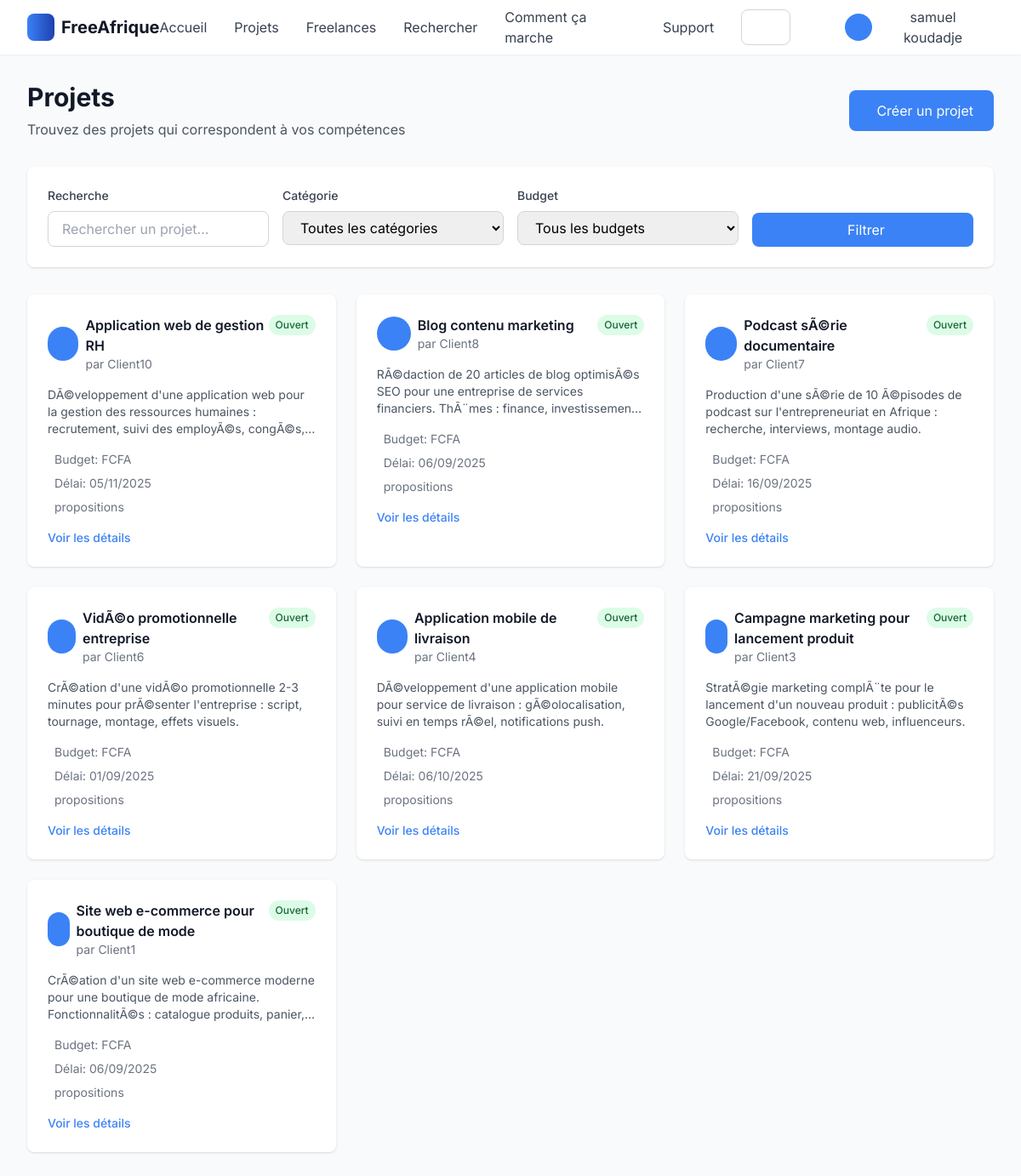
Page /projects/ (signed in) on the committed database.
### main/models.py (models this page shows, shortened)
class Project(models.Model):
    STATUS_CHOICES = [
        ('open', 'Ouvert'),
        ('in_progress', 'En cours'),
        ('completed', 'Terminé'),
        ('cancelled', 'Annulé'),
        ('paused', 'En pause'),
    ]
    BUDGET_TYPE_CHOICES = [
        ('fixed', 'Budget fixe'),
        ('hourly', 'Taux horaire'),
        ('negotiable', 'Négociable'),
    ]
    title = models.CharField(max_length=200, verbose_name="Titre")
    description = models.TextField(verbose_name="Description")
    category = models.ForeignKey(Category, on_delete=models.CASCADE, verbose_name="Catégorie")
    client = models.ForeignKey(Client, on_delete=models.CASCADE, verbose_name="Client")
    budget_min = models.DecimalField(max_digits=10, decimal_places=2, verbose_name="Budget minimum (€)")
    budget_max = models.DecimalField(max_digits=10, decimal_places=2, verbose_name="Budget maximum (€)")
    budget_type = models.CharField(max_length=20, choices=BUDGET_TYPE_CHOICES, default='fixed', verbose_name="Type de budget")
    deadline = models.DateField(verbose_name="Date limite")
    required_skills = models.JSONField(default=list, verbose_name="Compétences requises")
    attachments = models.JSONField(default=list, verbose_name="Pièces jointes")
    additional_info = models.TextField(blank=True, verbose_name="Informations supplémentaires")
    status = models.CharField(max_length=20, choices=STATUS_CHOICES, default='open', verbose_name="Statut")
    is_featured = models.BooleanField(default=False, verbose_name="Mise en avant")
    is_urgent = models.BooleanField(default=False, verbose_name="Urgent")
    views_count = models.IntegerField(default=0, verbose_name="Nombre de vues")
    proposals_count = models.IntegerField(default=0, verbose_name="Nombre de propositions")
    selected_freelancer = models.ForeignKey(Freelancer, on_delete=models.SET_NULL, null=True, blank=True, verbose_name="Freelance sélectionné")
    created_at = models.DateTimeField(auto_now_add=True)
    updated_at = models.DateTimeField(auto_now=True)
    class Meta:
        verbose_name = "Projet"
        verbose_name_plural = "Projets"
        ordering = ['-is_featured', '-created_at']

class Client(models.Model):
    user = models.OneToOneField(User, on_delete=models.CASCADE, verbose_name="Utilisateur")
    company_name = models.CharField(max_length=100, blank=True, verbose_name="Nom de l'entreprise")
    company_description = models.TextField(blank=True, verbose_name="Description de l'entreprise")
    profile_picture = models.ImageField(upload_to='clients/', null=True, blank=True, verbose_name="Photo de profil")
    location = models.CharField(max_length=100, blank=True, verbose_name="Localisation")
    website = models.URLField(blank=True, verbose_name="Site web")
    is_verified = models.BooleanField(default=False, verbose_name="Vérifié")
    total_projects = models.IntegerField(default=0, verbose_name="Total des projets")
    total_spent = models.DecimalField(max_digits=12, decimal_places=2, default=0.00, verbose_name="Total dépensé")
    created_at = models.DateTimeField(auto_now_add=True)
    updated_at = models.DateTimeField(auto_now=True)
    class Meta:
        verbose_name = "Client"
        verbose_name_plural = "Clients"

### main/views.py (the view)
# urls.py: path('projects/', views.projects_list, name='projects_list'),
@login_required
def projects_list(request):
    category_id = request.GET.get('category', '')
    budget_min = request.GET.get('budget_min', '')
    budget_max = request.GET.get('budget_max', '')
    skills = request.GET.getlist('skills', [])
    status = request.GET.get('status', 'open')
    sort_by = request.GET.get('sort', 'recent')
    projects = Project.objects.all()
    if status:
        projects = projects.filter(status=status)
    if category_id:
        projects = projects.filter(category_id=category_id)
    if budget_min:
        projects = projects.filter(budget_max__gte=float(budget_min))
    if budget_max:
        projects = projects.filter(budget_min__lte=float(budget_max))
    if skills:
        for skill in skills:
            projects = projects.filter(required_skills__contains=[skill])
    if sort_by == 'budget_high':
        projects = projects.order_by('-budget_max')
    elif sort_by == 'budget_low':
        projects = projects.order_by('budget_min')
    elif sort_by == 'deadline':
        projects = projects.order_by('deadline')
    elif sort_by == 'popular':
        projects = projects.order_by('-views_count', '-proposals_count')
    else:  # recent
        projects = projects.order_by('-created_at')
    paginator = Paginator(projects, 12)
    page = request.GET.get('page', 1)
    projects_page = paginator.get_page(page)
    stats = {
        'total_projects': Project.objects.count(),
        'open_projects': Project.objects.filter(status='open').count(),
        'total_budget': Project.objects.filter(status='open').aggregate(
            total=Coalesce(Sum('budget_max'), 0, output_field=models.DecimalField())
        )['total'],
        'avg_budget': Project.objects.filter(status='open').aggregate(
            avg=Coalesce(Avg('budget_max'), 0, output_field=models.DecimalField())
        )['avg'],
    }
    recommended_projects = []
    if request.user.is_authenticated:
        try:
            freelancer = Freelancer.objects.get(user=request.user)
            user_skills = freelancer.skills or []
            if user_skills:
                recommended_projects = Project.objects.filter(
                    status='open'
                ).exclude(
                    proposals__freelancer=freelancer
                ).order_by('-is_urgent', '-created_at')[:3]
        except Freelancer.DoesNotExist:
            pass
    context = {
        'projects': projects_page,
        'stats': stats,
        'recommended_projects': recommended_projects,
        'categories': Category.objects.all(),
        'skills': Skill.objects.filter(is_popular=True),
        'filters': {
            'category_id': category_id,
            'budget_min': budget_min,
            'budget_max': budget_max,
            'skills': skills,
            'status': status,
            'sort_by': sort_by,
        }
    }
    return render(request, 'projects_list.html', context)

### main/templates/projects_list.html (shortened to what this page needs)
{% extends 'base.html' %}
{% block content %}
<div class="min-h-screen bg-gray-50 py-8">
    <div class="max-w-7xl mx-auto px-4 sm:px-6 lg:px-8">
        <div class="mb-8">
            <div class="flex justify-between items-center">
                <div>
                    <h1 class="text-3xl font-bold text-gray-900">Projets</h1>
                    <p class="mt-2 text-gray-600">Trouvez des projets qui correspondent à vos compétences</p>
                </div>
                {% if user.client %}
                <a href="{% url 'create_project' %}" class="bg-primary text-white px-6 py-3 rounded-lg hover:bg-secondary transition-colors">
                    Créer un projet
                </a>
                {% endif %}
            </div>
        </div>
        <div class="bg-white rounded-lg shadow p-6 mb-8">
            <form method="GET" class="grid grid-cols-1 md:grid-cols-4 gap-4">
                <div>
                    <label class="block text-sm font-medium text-gray-700 mb-2">Recherche</label>
                    <input type="text" name="q" value="{{ request.GET.q }}"
                           class="w-full px-4 py-2 border border-gray-300 rounded-lg focus:outline-none focus:ring-2 focus:ring-primary focus:border-transparent"
                           placeholder="Rechercher un projet...">
                </div>
                <div>
                    <label class="block text-sm font-medium text-gray-700 mb-2">Catégorie</label>
                    <select name="category" class="w-full px-4 py-2 border border-gray-300 rounded-lg focus:outline-none focus:ring-2 focus:ring-primary focus:border-transparent">
                        <option value="">Toutes les catégories</option>
                    </select>
                </div>
                <div>
                    <label class="block text-sm font-medium text-gray-700 mb-2">Budget</label>
                    <select name="budget" class="w-full px-4 py-2 border border-gray-300 rounded-lg focus:outline-none focus:ring-2 focus:ring-primary focus:border-transparent">
                        <option value="">Tous les budgets</option>
                    </select>
                </div>
                <div class="flex items-end">
                    <button type="submit" class="w-full bg-primary text-white px-6 py-2 rounded-lg hover:bg-secondary transition-colors">
                        Filtrer
                    </button>
                </div>
            </form>
        </div>
        <div class="grid grid-cols-1 md:grid-cols-2 lg:grid-cols-3 gap-6">
            {% for project in projects %}
            <div class="bg-white rounded-lg shadow hover:shadow-lg transition-shadow">
                <div class="p-6">
                    <div class="flex justify-between items-start mb-4">
                        <div class="flex items-center space-x-2">
                            <div class="w-10 h-10 bg-primary rounded-full flex items-center justify-center">
                            </div>
                            <div>
                                <h3 class="font-semibold text-gray-900">{{ project.title }}</h3>
                                <p class="text-sm text-gray-500">par {{ project.client.user.first_name|default:project.client.user.username }}</p>
                            </div>
                        </div>
                        <span class="px-2 py-1 text-xs font-medium rounded-full
                                   {% if project.status == 'open' %}bg-green-100 text-green-800
                                   {% elif project.status == 'in_progress' %}bg-blue-100 text-blue-800
                                   {% else %}bg-gray-100 text-gray-800{% endif %}">
                            {{ project.get_status_display }}
                        </span>
                    </div>
                    <p class="text-gray-600 text-sm mb-4 line-clamp-3">{{ project.description|truncatewords:20 }}</p>
                    <div class="space-y-2 mb-4">
                        <div class="flex items-center text-sm text-gray-500">
                            <span>Budget: {{ project.budget }} FCFA</span>
                        </div>
                        <div class="flex items-center text-sm text-gray-500">
                            <span>Délai: {{ project.deadline|date:"d/m/Y" }}</span>
                        </div>
                        <div class="flex items-center text-sm text-gray-500">
                            <span>{{ project.proposals.count }} propositions</span>
                        </div>
                    </div>
                    <div class="flex justify-between items-center">
                        <a href="{% url 'project_detail' project.id %}" class="text-primary hover:text-secondary text-sm font-medium">
                            Voir les détails
                        </a>
                    </div>
                </div>
            </div>
            {% empty %}
            <div class="col-span-full text-center py-12">
                <i class="ri-folder-open-line text-6xl text-gray-400 mb-4"></i>
                <h3 class="text-lg font-medium text-gray-900 mb-2">Aucun projet trouvé</h3>
                <p class="text-gray-500">Essayez de modifier vos critères de recherche</p>
            </div>
            {% endfor %}
        </div>
    </div>
</div>
{% endblock %}

### templates/base.html (shortened to what this page needs)
{% load static %}
<!DOCTYPE html>
<html lang="fr">
<head>
    <script src="https://cdn.tailwindcss.com"></script>
    <link href="https://cdn.jsdelivr.net/npm/remixicon@3.5.0/fonts/remixicon.css" rel="stylesheet">
    <link rel="stylesheet" href="{% static 'style.css' %}">
</head>
<body class="bg-gray-50 font-['Inter']" x-data="{
    mobileMenuOpen: false,
    searchOpen: false,
    notificationsOpen: false,
    notifications: [],
    unreadCount: 0,
    searchQuery: '',
    searchSuggestions: []
}">
    <header class="bg-white shadow-sm sticky top-0 z-50">
        <div class="max-w-7xl mx-auto px-4 sm:px-6 lg:px-8">
            <div class="flex justify-between items-center h-16">
                <div class="flex items-center">
                    <a href="{% url 'home' %}" class="flex items-center space-x-2">
                        <div class="w-8 h-8 bg-gradient-to-r from-primary to-secondary rounded-lg flex items-center justify-center">
                        </div>
                        <span class="text-xl font-bold text-gray-900">FreeAfrique</span>
                    </a>
                </div>
                <nav class="hidden md:flex items-center space-x-8">
                    <a href="{% url 'home' %}" class="text-gray-700 hover:text-primary transition-colors">
                        Accueil
                    </a>
                    <a href="{% url 'projects_list' %}" class="text-gray-700 hover:text-primary transition-colors">
                        Projets
                    </a>
                    <a href="{% url 'freelancers_list' %}" class="text-gray-700 hover:text-primary transition-colors">
                        Freelances
                    </a>
                    <a href="{% url 'search' %}" class="text-gray-700 hover:text-primary transition-colors">
                        Rechercher
                    </a>
                    <a href="{% url 'how_it_works' %}" class="text-gray-700 hover:text-primary transition-colors">
                        Comment ça marche
                    </a>
                    <a href="{% url 'support_tickets' %}" class="text-gray-700 hover:text-primary transition-colors">
                        Support
                    </a>
                </nav>
                <div class="hidden md:flex items-center flex-1 max-w-md mx-8">
                    <div class="relative w-full">
                        <input
                            type="text"
                            placeholder="Rechercher projets, freelances..."
                            class="w-full pl-10 pr-4 py-2 border border-gray-300 rounded-lg focus:outline-none focus:ring-2 focus:ring-primary focus:border-transparent"
                            x-model="searchQuery"
                            @input="searchSuggestions = $event.target.value.length > 2 ? getSearchSuggestions($event.target.value) : []"
                        >
                    </div>
                </div>
                <div class="flex items-center space-x-4">
                    <div class="relative" x-data="{ open: false }">
                        <button
                            @click="open = !open; if(open) loadNotifications()"
                            class="relative p-2 text-gray-600 hover:text-primary transition-colors"
                        >
                        </button>
                    </div>
                    {% if user.is_authenticated %}
                        <div class="relative" x-data="{ open: false }">
                            <button
                                @click="open = !open"
                                class="flex items-center space-x-2 text-gray-700 hover:text-primary transition-colors"
                            >
                                {% if user.freelancer.profile_picture %}
                                    <img src="{{ user.freelancer.profile_picture.url }}" alt="Profile" class="w-8 h-8 rounded-full">
                                {% elif user.client.profile_picture %}
                                    <img src="{{ user.client.profile_picture.url }}" alt="Profile" class="w-8 h-8 rounded-full">
                                {% else %}
                                    <div class="w-8 h-8 bg-primary text-white rounded-full flex items-center justify-center">
                                    </div>
                                {% endif %}
                                <span class="hidden md:block">{{ user.get_full_name|default:user.username }}</span>
                            </button>
                        </div>
                    {% endif %}
                </div>
            </div>
        </div>
    </header>
    <main>
        {% block content %}{% endblock %}
    </main>
</body>
</html>

### static/style.css (style rules this page uses)
:root { --primary-color: #3b82f6; --secondary-color: #1e40af; --success-color: #10b981; --warning-color: #f59e0b; --danger-color: #ef4444; --dark-color: #1f2937; --light-color: #f9fafb; }
.mt-2 { margin-top: 0.5rem; }
.mb-2 { margin-bottom: 0.5rem; }
.mb-4 { margin-bottom: 1rem; }
.p-2 { padding: 0.5rem; }

### rows in the picture
Project: title "Application web de gestion RH", client.user.first_name "Client10", status "Ouvert", description "DÃ©veloppement d'une application web pour la gestion des ressources humaines : recrutement, suivi des employÃ©s,…", deadline "05/11/2025"
Project: title "Blog contenu marketing", client.user.first_name "Client8", status "Ouvert", description "RÃ©daction de 20 articles de blog optimisÃ©s SEO pour une entreprise de services financiers. ThÃ¨mes : finance,…", deadline "06/09/2025"
Project: title "Podcast sÃ©rie documentaire", client.user.first_name "Client7", status "Ouvert", description "Production d'une sÃ©rie de 10 Ã©pisodes de podcast sur l'entrepreneuriat en Afrique : recherche, interviews, montage audio.", deadline "16/09/2025"
Project: title "VidÃ©o promotionnelle entreprise", client.user.first_name "Client6", status "Ouvert", description "CrÃ©ation d'une vidÃ©o promotionnelle 2-3 minutes pour prÃ©senter l'entreprise : script, tournage, montage, effets visuels.", deadline "01/09/2025"
Project: title "Application mobile de livraison", client.user.first_name "Client4", status "Ouvert", description "DÃ©veloppement d'une application mobile pour service de livraison : gÃ©olocalisation, suivi en temps rÃ©el, notifications push.", deadline "06/10/2025"
Project: title "Campagne marketing pour lancement produit", client.user.first_name "Client3", status "Ouvert", description "StratÃ©gie marketing complÃ¨te pour le lancement d'un nouveau produit : publicitÃ©s Google/Facebook, contenu web, influenceurs.", deadline "21/09/2025"
Project: title "Site web e-commerce pour boutique de mode", client.user.first_name "Client1", status "Ouvert", description "CrÃ©ation d'un site web e-commerce moderne pour une boutique de mode africaine. FonctionnalitÃ©s : catalogue produits,…", deadline "06/09/2025"

### other values in the picture
{{ user.get_full_name|default:user.username }} "samuel koudadje"
